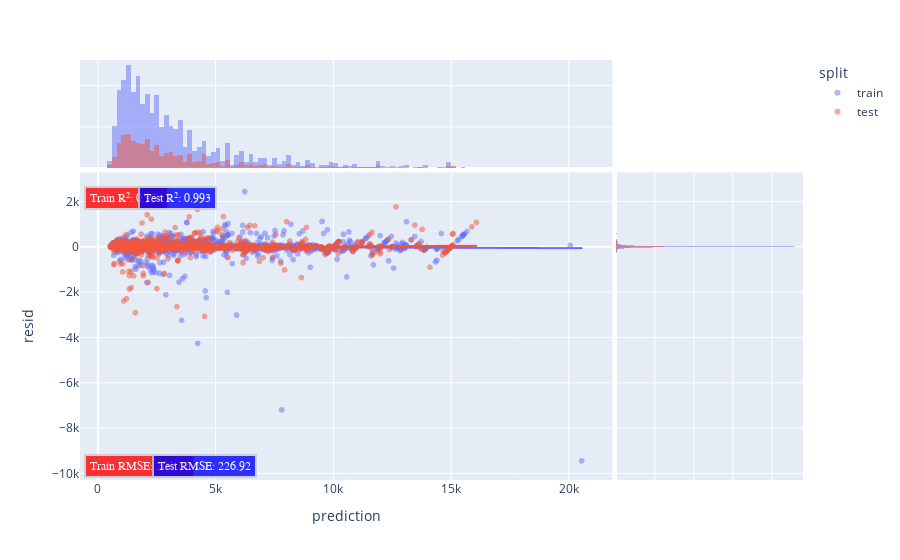

The code cell stored with this chart in its notebook:
### Markdown cell above
### Residuals

### Code cell
import plotly.express as px
from sklearn.metrics import r2_score

# Now, let's check out the residuals of each model.
# Select the model as you want, here i'm selecting the most accurate model
model = df_eval.sort_values(by='rmse_cv')['model_trained'].iloc[4]
# predict the values of the entire data
prediction = model.predict(x)
# calculate the residual
resid = prediction - y

# create a copy to not alter the original data
df_plot = df.copy()
# create a column to identify the data regarding to train or test
df_plot['split'] = 'train'
df_plot.loc[x_test.index, 'split'] = 'test'
df_plot['prediction'] = prediction
df_plot['resid'] = resid

# plot the residual plot with the histograms
fig = px.scatter(
    df_plot, x='prediction', y='resid',
    marginal_x='histogram', marginal_y='histogram',
    color='split', trendline='ols', opacity=.5
)

# add an annotation with the train R2
fig.add_annotation(
            xref="paper",
            yref="paper",
            x=0.005,
            y=0.70,
            text=f"Train R²: {round(r2_score(df_plot.loc[df_plot['split'] == 'train']['rent amount (R$)'], df_plot.loc[df_plot['split'] == 'train']['prediction']), 3)}",
            bordercolor="#c7c7c7",
            borderwidth=2,
            borderpad=4,
            bgcolor="red",
            opacity=0.8,
            showarrow=False,
            font=dict(
                family="Courier New, monospace",
                size=12,
                color="#ffffff"
            )
            )

# add an annotation with the test R2
fig.add_annotation(
            xref="paper",
            yref="paper",
            x=0.080,
            y=0.70,
            text=f"Test R²: {round(r2_score(df_plot.loc[df_plot['split'] == 'test']['rent amount (R$)'], df_plot.loc[df_plot['split'] == 'test']['prediction']), 3)}",
            bordercolor="#c7c7c7",
            borderwidth=2,
            borderpad=4,
            bgcolor="blue",
            opacity=0.8,
            showarrow=False,
            font=dict(
                family="Courier New, monospace",
                size=12,
                color="#ffffff"
            )
            )

# add an annotation with the train RMSE
fig.add_annotation(
            xref="paper",
            yref="paper",
            x=0.005,
            y=0.005,
            text=f"Train RMSE: {round(mean_squared_error(df_plot.loc[df_plot['split'] == 'train']['rent amount (R$)'], df_plot.loc[df_plot['split'] == 'train']['prediction'], squared=False), 2)}",
            bordercolor="#c7c7c7",
            borderwidth=2,
            borderpad=4,
            bgcolor="red",
            opacity=0.8,
            showarrow=False,
            font=dict(
                family="Courier New, monospace",
                size=12,
                color="#ffffff"
            )
            )

# add an annotation with the test RMSE
fig.add_annotation(
            xref="paper",
            yref="paper",
            x=0.1,
            y=0.005,
            text=f"Test RMSE: {round(mean_squared_error(df_plot.loc[df_plot['split'] == 'test']['rent amount (R$)'], df_plot.loc[df_plot['split'] == 'test']['prediction'], squared=False), 2)}",
            bordercolor="#c7c7c7",
            borderwidth=2,
            borderpad=4,
            bgcolor="blue",
            opacity=0.8,
            showarrow=False,
            font=dict(
                family="Courier New, monospace",
                size=12,
                color="#ffffff"
            )
            )

fig.show()

### Figure 1 — Plotly figure (JSON) as saved in the notebook; plotly's stock layout.template omitted (floating-point values rounded to 4 significant figures; data arrays with more than 128 entries replaced by an {"elided": "..."} marker saying what was removed)
{"data": [{"hovertemplate": "split=train<br>prediction=%{x}<br>resid=%{y}<extra></extra>", "legendgroup": "train", "marker": {"color": "#636efa", "opacity": 0.5, "symbol": "circle"}, "mode": "markers", "name": "train", "showlegend": true, "type": "scattergl", "x": {"elided": "6746 float values"}, "xaxis": "x", "y": {"elided": "6746 float values"}, "yaxis": "y"}, {"alignmentgroup": "True", "bingroup": "x", "hovertemplate": "split=train<br>prediction=%{x}<br>count=%{y}<extra></extra>", "legendgroup": "train", "marker": {"color": "#636efa"}, "name": "train", "offsetgroup": "train", "opacity": 0.5, "showlegend": false, "type": "histogram", "x": {"elided": "6746 float values"}, "xaxis": "x3", "yaxis": "y3"}, {"alignmentgroup": "True", "bingroup": "y", "hovertemplate": "split=train<br>resid=%{y}<br>count=%{x}<extra></extra>", "legendgroup": "train", "marker": {"color": "#636efa"}, "name": "train", "offsetgroup": "train", "opacity": 0.5, "showlegend": false, "type": "histogram", "xaxis": "x2", "y": {"elided": "6746 float values"}, "yaxis": "y2"}, {"hovertemplate": "<b>OLS trendline</b><br>resid = -0.00327541 * prediction + 12.4487<br>R<sup>2</sup>=0.001854<br><br>split=train<br>prediction=%{x}<br>resid=%{y} <b>(trend)</b><extra></extra>", "legendgroup": "train", "marker": {"color": "#636efa", "symbol": "circle"}, "mode": "lines", "name": "train", "showlegend": false, "type": "scattergl", "x": {"elided": "6746 float values"}, "xaxis": "x", "y": {"elided": "6746 float values"}, "yaxis": "y"}, {"hovertemplate": "split=test<br>prediction=%{x}<br>resid=%{y}<extra></extra>", "legendgroup": "test", "marker": {"color": "#EF553B", "opacity": 0.5, "symbol": "circle"}, "mode": "markers", "name": "test", "showlegend": true, "type": "scattergl", "x": {"elided": "2249 float values"}, "xaxis": "x", "y": {"elided": "2249 float values"}, "yaxis": "y"}, {"alignmentgroup": "True", "bingroup": "x", "hovertemplate": "split=test<br>prediction=%{x}<br>count=%{y}<extra></extra>", "legendgroup": "test", "marker": {"color": "#EF553B"}, "name": "test", "offsetgroup": "test", "opacity": 0.5, "showlegend": false, "type": "histogram", "x": {"elided": "2249 float values"}, "xaxis": "x3", "yaxis": "y3"}, {"alignmentgroup": "True", "bingroup": "y", "hovertemplate": "split=test<br>resid=%{y}<br>count=%{x}<extra></extra>", "legendgroup": "test", "marker": {"color": "#EF553B"}, "name": "test", "offsetgroup": "test", "opacity": 0.5, "showlegend": false, "type": "histogram", "xaxis": "x2", "y": {"elided": "2249 float values"}, "yaxis": "y2"}, {"hovertemplate": "<b>OLS trendline</b><br>resid = 0.00361821 * prediction + -7.23514<br>R<sup>2</sup>=0.001927<br><br>split=test<br>prediction=%{x}<br>resid=%{y} <b>(trend)</b><extra></extra>", "legendgroup": "test", "marker": {"color": "#EF553B", "symbol": "circle"}, "mode": "lines", "name": "test", "showlegend": false, "type": "scattergl", "x": {"elided": "2249 float values"}, "xaxis": "x", "y": {"elided": "2249 float values"}, "yaxis": "y"}], "layout": {"annotations": [{"bgcolor": "red", "bordercolor": "#c7c7c7", "borderpad": 4, "borderwidth": 2, "font": {"color": "#ffffff", "family": "Courier New, monospace", "size": 12}, "opacity": 0.8, "showarrow": false, "text": "Train R²: 0.994", "x": 0.005, "xref": "paper", "y": 0.7, "yref": "paper"}, {"bgcolor": "blue", "bordercolor": "#c7c7c7", "borderpad": 4, "borderwidth": 2, "font": {"color": "#ffffff", "family": "Courier New, monospace", "size": 12}, "opacity": 0.8, "showarrow": false, "text": "Test R²: 0.993", "x": 0.08, "xref": "paper", "y": 0.7, "yref": "paper"}, {"bgcolor": "red", "bordercolor": "#c7c7c7", "borderpad": 4, "borderwidth": 2, "font": {"color": "#ffffff", "family": "Courier New, monospace", "size": 12}, "opacity": 0.8, "showarrow": false, "text": "Train RMSE: 208.17", "x": 0.005, "xref": "paper", "y": 0.005, "yref": "paper"}, {"bgcolor": "blue", "bordercolor": "#c7c7c7", "borderpad": 4, "borderwidth": 2, "font": {"color": "#ffffff", "family": "Courier New, monospace", "size": 12}, "opacity": 0.8, "showarrow": false, "text": "Test RMSE: 226.92", "x": 0.1, "xref": "paper", "y": 0.005, "yref": "paper"}], "barmode": "overlay", "legend": {"title": {"text": "split"}, "tracegroupgap": 0}, "margin": {"t": 60}, "xaxis": {"anchor": "y", "domain": [0, 0.7363], "title": {"text": "prediction"}}, "xaxis2": {"anchor": "y2", "domain": [0.7413, 1], "matches": "x2", "showgrid": true, "showline": false, "showticklabels": false, "ticks": ""}, "xaxis3": {"anchor": "y3", "domain": [0, 0.7363], "matches": "x", "showgrid": true, "showticklabels": false}, "xaxis4": {"anchor": "y4", "domain": [0.7413, 1], "matches": "x2", "showgrid": true, "showline": false, "showticklabels": false, "ticks": ""}, "yaxis": {"anchor": "x", "domain": [0, 0.7326], "title": {"text": "resid"}}, "yaxis2": {"anchor": "x2", "domain": [0, 0.7326], "matches": "y", "showgrid": true, "showticklabels": false}, "yaxis3": {"anchor": "x3", "domain": [0.7426, 1], "matches": "y3", "showgrid": true, "showline": false, "showticklabels": false, "ticks": ""}, "yaxis4": {"anchor": "x4", "domain": [0.7426, 1], "matches": "y3", "showgrid": true, "showline": false, "showticklabels": false, "ticks": ""}}}
